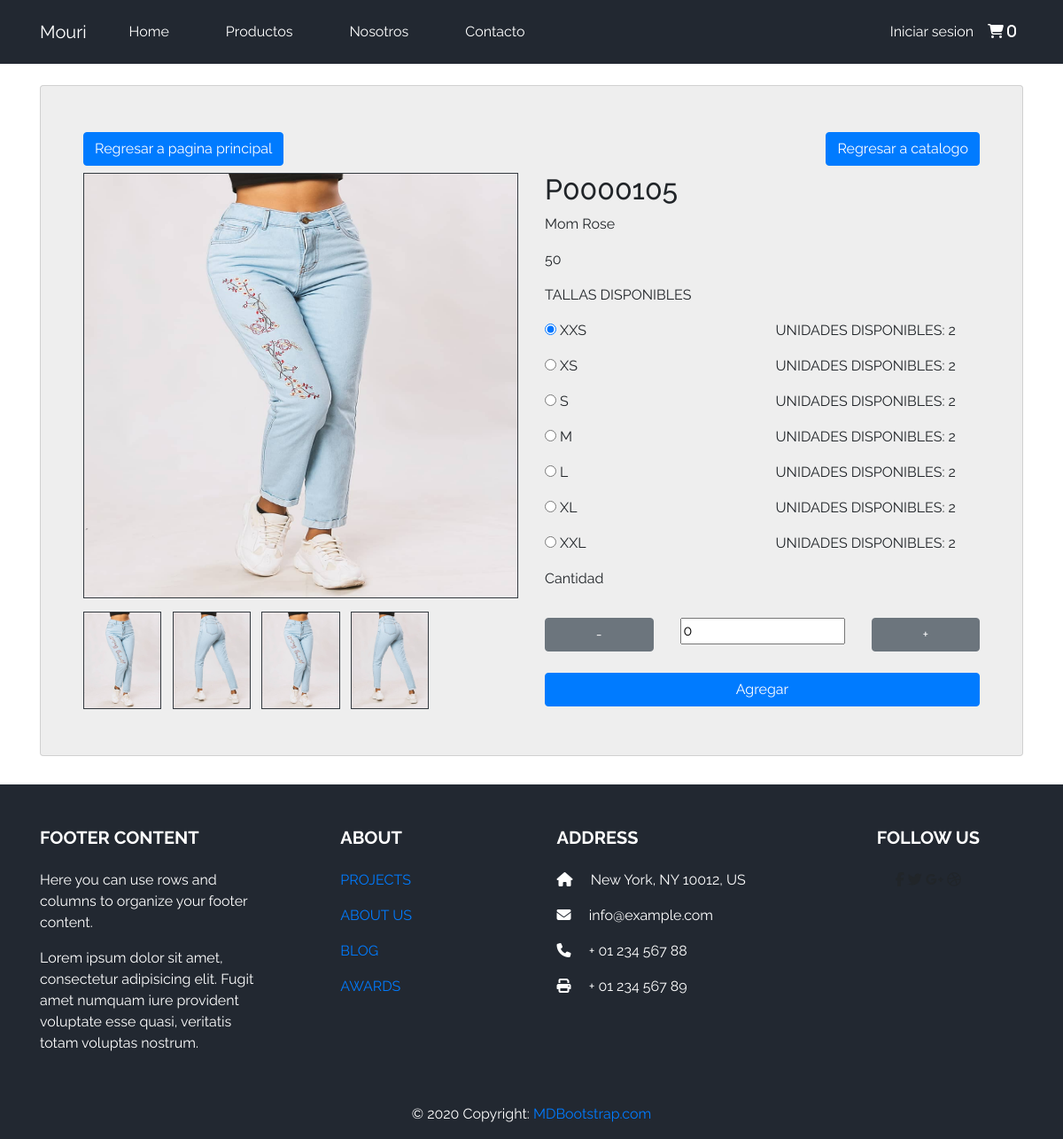
Page /?c=main&a=productDetail&id=P0000105 on the committed database.
### tables this page shows
CREATE TABLE `products` (
  `PRODUCT_ID` varchar(250) NOT NULL,
  `PRODUCT_CATEGORY_ID` int(11) NOT NULL,
  `COLOR_ID` int(11) NOT NULL,
  `PRODUCT_NAME` varchar(250) NOT NULL,
  `PRODUCT_DESCRIPTION` varchar(250) NOT NULL,
  `STOCK_SIZE_XXS` int(11) NOT NULL,
  `STOCK_SIZE_XS` int(11) NOT NULL,
  `STOCK_SIZE_S` int(11) NOT NULL,
  `STOCK_SIZE_M` int(11) NOT NULL,
  `STOCK_SIZE_L` int(11) NOT NULL,
  `STOCK_SIZE_XL` int(11) NOT NULL,
  `STOCK_SIZE_XXL` int(11) NOT NULL,
  `PRODUCT_IMAGE_1` varchar(200) NOT NULL,
  `PRODUCT_IMAGE_2` varchar(200) NOT NULL,
  `PRODUCT_IMAGE_3` varchar(200) NOT NULL,
  `PRODUCT_IMAGE_4` varchar(200) NOT NULL,
  `PRODUCT_PRICE` int(11) NOT NULL,
  `DT_REGISTRY` datetime NOT NULL DEFAULT current_timestamp(),
  `DT_UPDATE` datetime DEFAULT NULL
);

### model/database.php (called while the page is built)
<?php
class Database
{
    public static function StartUp()
    {
        $host = 'localhost';
        $db = 'proyecto_evo';
        $user = 'root';
        $password = 'root';
        $pdo = new PDO('mysql:host=' . $host . ';dbname=' . $db . ';charset=utf8', $user, $password);
        $pdo->setAttribute(PDO::ATTR_ERRMODE, PDO::ERRMODE_EXCEPTION);
        return $pdo;
    }
}

### model/dao/Product.dao.php (called while the page is built, shortened)
<?php
class ProductDao
{
    private $pdo;
    public function __construct()
    {
        try {
            $this->pdo = Database::StartUp();
        } catch (Exception $e) {
            die($e->getMessage());
        }
    }
    public function getProductDetailById($id)
    {
        try {
            $stm = $this->pdo->prepare("SELECT * FROM products WHERE PRODUCT_ID = ?");
            $stm->execute(array($id));
            return $stm->fetchAll(PDO::FETCH_OBJ);
        } catch (Exception $e) {
            die($e->getMessage());
        }
    }
}

### view/main/productDetailPage.php (the view, shortened to what this page needs)
<div class="content">
    <form id="form" action="?c=Session&a=addToCart" method="post">
        <div class="container">
            <div class="card card_1">
                <div class="row my-1">
                    <div class="col">
                        <a href="?c=main&a=index" class="btn btn-primary float-left">Regresar a pagina principal</a>
                    </div>
                    <div class="col">
                        <a href="?c=main&a=productCatalog" class="btn btn-primary float-right">Regresar a catalogo</a>
                    </div>
                </div>
                <div class="row my-1">
                    <div class="preview col-md-6">
                        <div class="preview-pic tab-content">
                            <div class="tab-pane active" id="pic-1">
                                <img src="assets/productImages/<?php echo $producto[0]->PRODUCT_IMAGE_1 ?>" class="imagen_detalle border border-dark img-fluid" style="height:60vh" alt="Imagen" />
                            </div>
                            <ul class="preview-thumbnail nav nav-tabs">
                                <li class="active"><a data-target="#pic-1" data-toggle="tab"> <img src="assets/productImages/<?php echo $producto[0]->PRODUCT_IMAGE_1 ?>" class="imagen_detalle border border-dark img-fluid" /></a></li>
                                <li><a data-target="#pic-2" data-toggle="tab"> <img src="assets/productImages/<?php echo $producto[0]->PRODUCT_IMAGE_2 ?>" class="imagen_detalle  border border-dark img-fluid" /></a></li>
                                <li><a data-target="#pic-3" data-toggle="tab"> <img src="assets/productImages/<?php echo $producto[0]->PRODUCT_IMAGE_3 ?>" class="imagen_detalle  border border-dark img-fluid" /></a></li>
                                <li><a data-target="#pic-4" data-toggle="tab"> <img src="assets/productImages/<?php echo $producto[0]->PRODUCT_IMAGE_4 ?>" class="imagen_detalle  border border-dark img-fluid" /></a></li>
                            </ul>
                        </div>
                    </div>
                    <div class="col-md-6">
                        <h2><?php echo $producto[0]->PRODUCT_ID ?></h2>
                        <p><?php echo $producto[0]->PRODUCT_NAME ?></p>
                        <p><?php echo $producto[0]->PRODUCT_PRICE ?></p>
                        <p>TALLAS DISPONIBLES</p>
                        <?php
                        if ($producto[0]->STOCK_SIZE_XXS > 0) { ?>
                            <div class="row">
                                <div class="col">
                                    <input type="radio" id="xxs" name="size" value="XXS" checked>
                                    <label for="xxs" data-toggleXXtooltip" data-placement="top" title="<?php echo ($producto[0]->STOCK_SIZE_SSS) ?>">XXS</label><br>
                                </div>
                                <div class="col">
                                    <p><?php echo "UNIDADES DISPONIBLES: " . $producto[0]->STOCK_SIZE_XXS ?></p>
                                </div>
                            </div>
                        <?php
                        }
                        ?>
                        <?php
                        if ($producto[0]->STOCK_SIZE_XS > 0) { ?>
                            <div class="row">
                                <div class="col">
                                    <input type="radio" id="xs" name="size" value="XS">
                                    <label for="xs">XS</label><br>
                                </div>
                                <div class="col">
                                    <p><?php echo "UNIDADES DISPONIBLES: " .  $producto[0]->STOCK_SIZE_XS ?></p>
                                </div>
                            </div>
                        <?php
                        }
                        ?>
                        <?php
                        if ($producto[0]->STOCK_SIZE_S > 0) { ?>
                            <div class="row">
                                <div class="col">
                                    <input type="radio" id="s" name="size" value="S">
                                    <label for="s">S</label><br>
                                </div>
                                <div class="col">
                                    <p><?php echo "UNIDADES DISPONIBLES: " .  $producto[0]->STOCK_SIZE_S ?></p>
                                </div>
                            </div>
                        <?php
                        }
                        ?>
                        <?php
                        if ($producto[0]->STOCK_SIZE_M > 0) { ?>
                            <div class="row">
                                <div class="col">
                                    <input type="radio" id="m" name="size" value="M">
                                    <label for="m">M</label><br>
                                </div>
                                <div class="col">
                                    <p><?php echo "UNIDADES DISPONIBLES: " .  $producto[0]->STOCK_SIZE_M ?></p>
                                </div>
                            </div>
                        <?php
                        }
                        ?>
                        <?php
                        if ($producto[0]->STOCK_SIZE_L > 0) { ?>
                            <div class="row">
                                <div class="col">
                                    <input type="radio" id="l" name="size" value="L">
                                    <label for="l">L</label><br>
                                </div>
                                <div class="col">
                                    <p><?php echo "UNIDADES DISPONIBLES: " .  $producto[0]->STOCK_SIZE_L ?></p>
                                </div>
                            </div>
                        <?php
                        }
                        ?>
                        <?php
                        if ($producto[0]->STOCK_SIZE_XL > 0) { ?>
                            <div class="row">
                                <div class="col">
                                    <input type="radio" id="xl" name="size" value="XL">
                                    <label for="xl">XL</label><br>
                                </div>
                                <div class="col">
                                    <p><?php echo "UNIDADES DISPONIBLES: " .  $producto[0]->STOCK_SIZE_XL ?></p>
                                </div>
                            </div>
                        <?php
                        }
                        ?>
                        <?php
                        if ($producto[0]->STOCK_SIZE_XXL > 0) { ?>
                            <div class="row">
                                <div class="col">
                                    <input type="radio" id="xxl" name="size" value="XXL">
                                    <label for="xxl">XXL</label><br>
                                </div>
                                <div class="col">
                                    <p><?php echo "UNIDADES DISPONIBLES: " .  $producto[0]->STOCK_SIZE_XXL ?></p>
                                </div>
                            </div>
                        <?php
                        }
                        ?>
                        <label for="">Cantidad</label>
                        <div class="row text-center my-4">
                            <div class="col">
                                <button type="button" class="btn btn-secondary btn-block" onclick="dec('quantity')">-</button>
                            </div>
                            <div class="col">
                                <input name="quantity" type="text form-control" readonly value="0">
                            </div>
                            <div class="col">
                                <button type="button" class="btn btn-secondary btn-block" onclick="inc('quantity')">+</button>
                            </div>
                        </div>
                        <button type="submit" class="btn btn-primary btn-block">Agregar</button>
                    </div>
                </div>
            </div>
        </div>
    </form>
</div>

### assets/css/main.css (style rules this page uses)
:root { --main-bg-color: #222831; --main-light-bg-color: #393e46; --secondary-bg-color: #29a19c; --secondary-light-bg-color: #a3f7bf; }
.content { margin: 6em 0 2em 0; min-height: calc(100vh - 20vh); }
li { list-style: none; }
body { font-family: 'Raleway', sans-serif!important; overflow-x: hidden; }
img { max-width: 100%; }
.preview { display: -webkit-box; display: -webkit-flex; display: -ms-flexbox; display: flex; -webkit-box-orient: vertical; -webkit-box-direction: normal; -webkit-flex-direction: column; -ms-flex-direction: column; flex-direction: column; }
.preview-pic { -webkit-box-flex: 1; -webkit-flex-grow: 1; -ms-flex-positive: 1; flex-grow: 1; }
.preview-thumbnail.nav-tabs { border: none; margin-top: 15px; }
.preview-thumbnail.nav-tabs li { width: 18%; margin-right: 2.5%; }
.preview-thumbnail.nav-tabs li img { max-width: 100%; display: block; }
.preview-thumbnail.nav-tabs li a { padding: 0; margin: 0; }
.preview-thumbnail.nav-tabs li:last-of-type { margin-right: 0; }
.tab-content { overflow: hidden; }
.tab-content img { width: 100%; -webkit-animation-name: opacity; animation-name: opacity; -webkit-animation-duration: .3s; animation-duration: .3s; }
.card_1 { margin-top: 50px; background: #eee; padding: 3em; line-height: 1.5em; }
:root { --input-padding-x: 1.5rem; --input-padding-y: .75rem; }

### rows in the picture
products: PRODUCT_IMAGE_1 (picture), PRODUCT_IMAGE_2 (picture), PRODUCT_IMAGE_3 (picture), PRODUCT_IMAGE_4 (picture), PRODUCT_ID "P0000105", PRODUCT_NAME "Mom Rose", PRODUCT_PRICE "50", STOCK_SIZE_XXS "2", STOCK_SIZE_XS "2", STOCK_SIZE_S "2", STOCK_SIZE_M "2", STOCK_SIZE_L "2", STOCK_SIZE_XL "2", STOCK_SIZE_XXL "2"
